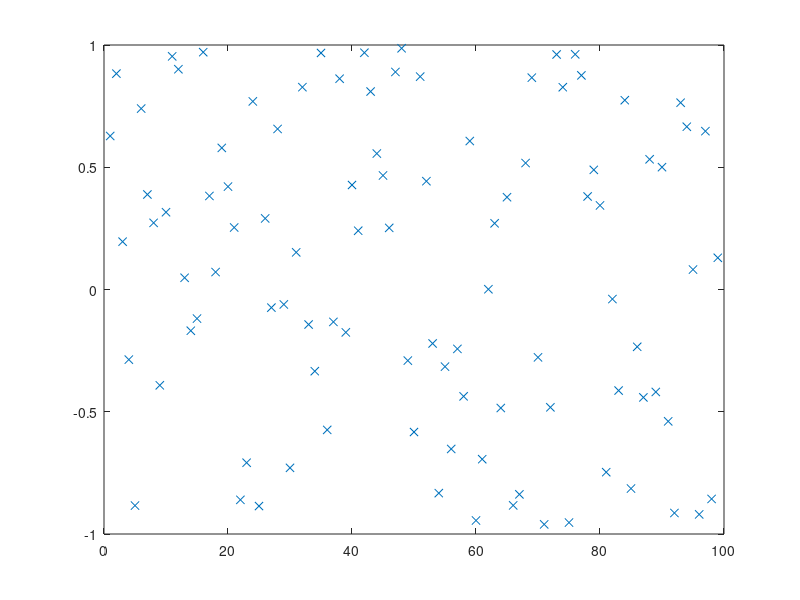

MATLAB code for this plot: (Note: this script raises an error after producing the figure.)
% script <a href="matlab:RR_QuickSortTest">RR_QuickSortTest</a>
% Test <a href="matlab:help RR_InsertionSort">RR_InsertionSort</a> on a random set of data.
% See <a href="matlab:RCweb">Numerical Renaissance: simulation, optimization, & control</a>, Section 7.1.5.
% Part of <a href="matlab:help RCC">Numerical Renaissance Codebase 1.0</a>, <a href="matlab:help RCchap07">Chapter 7</a>; please read the <a href="matlab:help RCcopyleft">copyleft</a>.

n=99; D=2*rand(n,1)-1; close all, plot(D(:,1),'x'), pause(0.5)
[D,index]=RR_QuickSort(D,1,n);       plot(D(:,1),'x')

% end script RR_QuickSortTest
